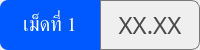
                  <widget class="QFrame" name="thickness_summary_group_1">
                   <property name="minimumSize">
                    <size>
                     <width>0</width>
                     <height>50</height>
                    </size>
                   </property>
                   <property name="maximumSize">
                    <size>
                     <width>16777215</width>
                     <height>50</height>
                    </size>
                   </property>
                   <property name="styleSheet">
                    <string notr="true">color: rgb(255, 255, 255);</string>
                   </property>
                   <layout class="QHBoxLayout" name="horizontalLayout_50">
                    <property name="spacing">
                     <number>0</number>
                    </property>
                    <property name="leftMargin">
                     <number>0</number>
                    </property>
                    <property name="topMargin">
                     <number>0</number>
                    </property>
                    <property name="rightMargin">
                     <number>0</number>
                    </property>
                    <property name="bottomMargin">
                     <number>0</number>
                    </property>
                    <item>
                     <widget class="QLabel" name="thickness_summary_title_1">
                      <property name="minimumSize">
                       <size>
                        <width>85</width>
                        <height>0</height>
                       </size>
                      </property>
                      <property name="font">
                       <font>
                        <family>Kanit</family>
                        <pointsize>15</pointsize>
                        <italic>false</italic>
                        <bold>false</bold>
                        <underline>false</underline>
                        <strikeout>false</strikeout>
                       </font>
                      </property>
                      <property name="styleSheet">
                       <string notr="true">background-color: #0059fe;
border-top-left-radius: 8px;
border-bottom-left-radius: 8px;</string>
                      </property>
                      <property name="text">
                       <string>เม็ดที่ 1</string>
                      </property>
                      <property name="alignment">
                       <set>Qt::AlignmentFlag::AlignCenter</set>
                      </property>
                     </widget>
                    </item>
                    <item>
                     <widget class="QFrame" name="thickness_summary_frame_1">
                      <property name="font">
                       <font>
                        <pointsize>10</pointsize>
                       </font>
                      </property>
                      <property name="styleSheet">
                       <string notr="true">border: solid;
border-width: 1px;
border-color: rgb(121, 121, 121);
border-top-right-radius: 8px;
border-bottom-right-radius: 8px;</string>
                      </property>
                      <property name="frameShape">
                       <enum>QFrame::Shape::StyledPanel</enum>
                      </property>
                      <property name="frameShadow">
                       <enum>QFrame::Shadow::Raised</enum>
                      </property>
                      <layout class="QHBoxLayout" name="horizontalLayout_51">
                       <item>
                        <widget class="QLabel" name="thickness_summary_1">
                         <property name="font">
                          <font>
                           <family>Kanit</family>
                           <pointsize>18</pointsize>
                          </font>
                         </property>
                         <property name="styleSheet">
                          <string notr="true">border: none;
color: rgb(72, 72, 72);</string>
                         </property>
                         <property name="text">
                          <string>XX.XX</string>
                         </property>
                         <property name="alignment">
                          <set>Qt::AlignmentFlag::AlignCenter</set>
                         </property>
                        </widget>
                       </item>
                      </layout>
                     </widget>
                    </item>
                   </layout>
                  </widget>
